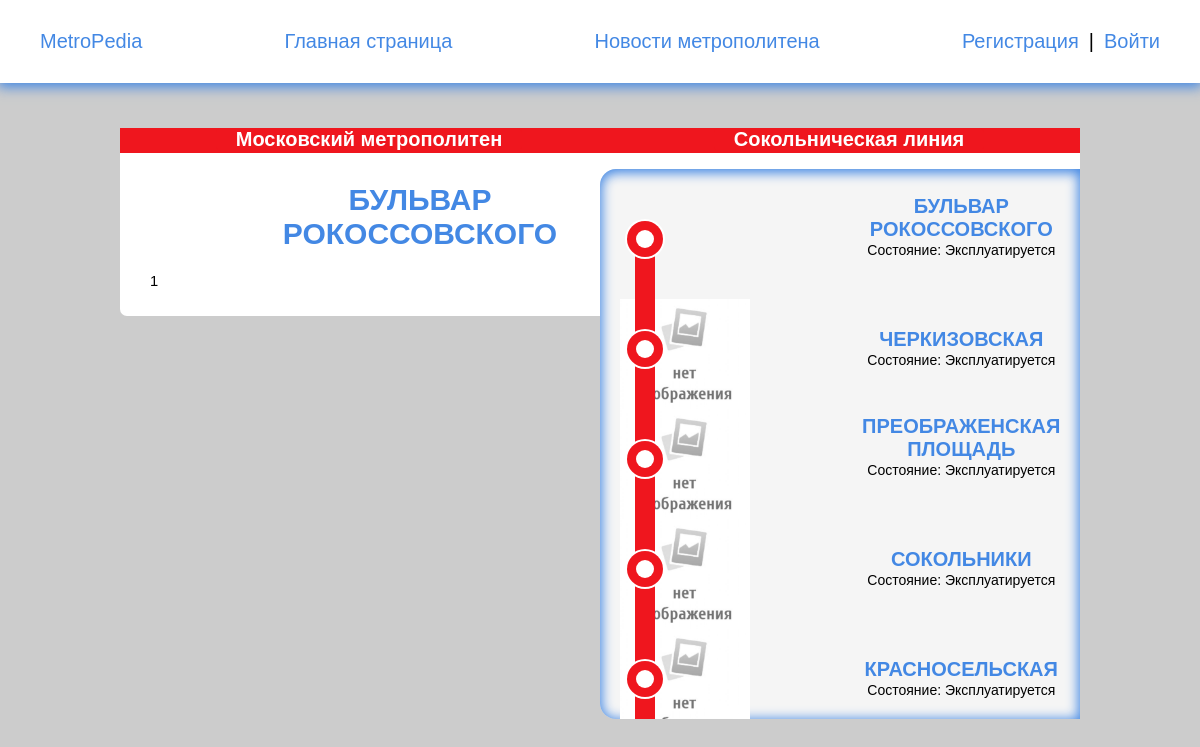
Screenshot of /wiki/station/Bulvar-rokossovskogo/ with the database file from the repository.
### metro_wiki/models.py (models this page shows, shortened)
class Station(models.Model):
    STATUS_TYPE = (
        ('Эксплуатируется', '🚇 Эксплуатируется'),
        ('Строится', '🛠️ Строится'),
        ('Проектируется', '✏ Проектируется'),
        ('Планируется', '📄 Планируется'),
        ('Закрыта', '🔒 Закрыта'),
    )
    PATH_TYPE = (
        ('Эксплуатируется', '🚇 Эксплуатируется'),
        ('Строится', '🛠️ Строится'),
        ('Ничего', 'Ничего'),
    )
    PATH_DIRECTION = (
        ('Основной путь', 'Основной путь'),
        ('Ответвление', 'Ответвление'),
        ('Начало ответвления', 'Начало ответвления'),
        ('Конец ответвления', 'Конец ответвления'),
    )
    title = models.CharField(max_length=100, blank=False, verbose_name='Название станций')
    slug = models.CharField(max_length=100, blank=False, unique=True, verbose_name='Ссылка')
    content = RichTextField(blank=True, null=True, verbose_name='Текст', config_name='extends')
    index = models.IntegerField(default=1, verbose_name='Номер станций (север-юг/восток-запад)')
    transfer = models.ManyToManyField('Station', blank=True, related_name='+', verbose_name='Пересадки')
    path_direction = models.CharField(max_length=200, choices=PATH_DIRECTION,
                                      default='Основной путь', verbose_name='Тип пути')
    prev_path = models.CharField(max_length=200, choices=PATH_TYPE,
                                 default='Эксплуатируется', verbose_name='Путь к предыдущей станций')
    status = models.CharField(max_length=200, choices=STATUS_TYPE, default='Эксплуатируется', verbose_name='Статус')
    next_path = models.CharField(max_length=200, choices=PATH_TYPE,
                                 default='Эксплуатируется', verbose_name='Путь к следующей станций')
    line = models.ForeignKey(Line, on_delete=models.PROTECT, verbose_name='Линия')
    image = models.ImageField(upload_to='images/%Y/%M/%D', blank=True, verbose_name='Картинка')
    def __str__(self):
        return f'{self.title} - {self.line.title}'
    def get_absolute_url(self):
        return reverse('station', kwargs={'station_slug': self.slug})
    class Meta:
        verbose_name = 'Станция'
        verbose_name_plural = 'Станций'
        ordering = ['index', 'title']

class Line(models.Model):
    title = models.CharField(max_length=100, blank=False, verbose_name='Название линий')
    slug = models.CharField(max_length=100, blank=False, unique=True, verbose_name='Ссылка')
    content = RichTextField(blank=True, null=True, verbose_name='Текст', config_name='extends')
    number = models.CharField(max_length=3, blank=True, verbose_name='Номер линий')
    color_text = ColorField(default='#FFFFFF', verbose_name='Цвет текста')
    color = ColorField(default='#EF161E', verbose_name='Цвет')
    city = models.ForeignKey(City, on_delete=models.PROTECT, verbose_name='Город')
    image = models.ImageField(upload_to='images/%Y/%M/%D', blank=True, verbose_name='Картинка')
    def get_absolute_url(self):
        return reverse('line', kwargs={'line_slug': self.slug})
    class Meta:
        verbose_name = 'Линия'
        verbose_name_plural = 'Линии'
        ordering = ['number', 'title']

class City(models.Model):
    title = models.CharField(max_length=100, blank=False, verbose_name='Название метрополитена')
    slug = models.CharField(max_length=100, blank=False, unique=True, verbose_name='Ссылка')
    image = models.ImageField(upload_to='images/%Y/%M/%D', blank=True, verbose_name='Картинка')
    content = RichTextField(blank=True, null=True, verbose_name='Текст', config_name='extends')
    def get_absolute_url(self):
        return reverse('city', kwargs={'city_slug': self.slug})
    class Meta:
        verbose_name = 'Город'
        verbose_name_plural = 'Города'
        ordering = ['title']

### metro_wiki/views.py (the view)
# urls.py: path('station/<slug:station_slug>/', ShowStation.as_view(), name='station'),
class ShowStation(DataMixin, DetailView):
    model = Station
    template_name = 'wiki/objects/station.html'
    slug_url_kwarg = 'station_slug'
    context_object_name = 'station'
    def get_context_data(self, *, object_list=None, **kwargs):
        context = super().get_context_data(**kwargs)
        context['station_list'] = Station.objects.all()
        context['depot'] = Depot.objects.all()
        if self.request.user.is_authenticated:
            context['post_user_count'] = Blog.objects.filter(owner=self.request.user).count
        c_def = self.get_user_context(title=context['station'])
        return dict(list(context.items()) + list(c_def.items()))

### main_page/utils.py (called while the page is built)
    @staticmethod
    def get_user_context(**kwargs):
        context = kwargs
        context['menu'] = menu
        context['submenu_editor'] = submenu_editor
        context['cats'] = cats
        return context

### metro_wiki/templates/wiki/objects/station.html (shortened to what this page needs)
{% extends 'main_page/base.html' %}
{% load static %}
{% block content %}
<main class="content">
    <section class="wrap_post">
        <div class="station_nav" style="background: {{ station.line.color }}">
            <a href="{{ station.line.city.get_absolute_url }}">
                <span class="hover_replace"
                      style="color: {{ station.line.color_text }}; background: {{ station.line.color }}; --hr:{{ station.line.color_text }}80;">{{ station.line.city.title }}</span>
            </a>
            <a href="{{ station.line.get_absolute_url }}">
                <span class="hover_replace"
                      style="color: {{ station.line.color_text }}; background: {{ station.line.color }}; --hr:{{ station.line.color_text }}80;">{{ station.line.title }}</span>
            </a>
        </div>
        <ul class="vertical_stations_list">
            {% for st in station_list %}
                {% if st.line == station.line %}
                <li class="element">
                        <a class="line_link_image" href="{{ st.get_absolute_url }}">
                            {% if st.path_direction == 'Основной путь' %}
                            <svg width="110" height="110" xmlns="http://www.w3.org/2000/svg">
                                <g>
                                    <rect x="-1" y="-1" width="36.37497" height="36.37497" id="canvas_background" fill="none"/>
                                    <g id="canvasGrid" display="none">
                                        <rect id="svg_3" width="100%" height="100%" x="0" y="0" stroke-width="0"
                                              fill="url(#gridpattern)"/>
                                    </g>
                                </g>
                                <g>
                                    {% if st.prev_path == 'Эксплуатируется' %}
                                    <rect id="svg_1" height="55" width="20" y="0" x="15" stroke-width="0" stroke="#000"
                                          fill="{{ st.line.color }}"/>
                                    {% elif st.prev_path == 'Строится' %}
                                    <rect id="svg_1" height="55" width="20" y="0" x="15" stroke-width="0" stroke="#000"
                                          fill="{{ st.line.color }}80"/>
                                    {% endif %}
                                    {% if st.next_path == 'Эксплуатируется' %}
                                    <rect id="svg_2" height="55" width="20" y="55" x="15" stroke-width="0" stroke="#000"
                                          fill="{{ st.line.color }}"/>
                                    {% elif st.next_path == 'Строится' %}
                                    <rect id="svg_2" height="55" width="20" y="55" x="15" stroke-width="0" stroke="#000"
                                          fill="{{ st.line.color }}80"/>
                                    {% endif %}
                                    <ellipse ry="20" rx="20" id="svg_3" cy="55" cx="25" stroke-width="0" stroke="#000"
                                             fill="#ffffff"/>
                                    {% if st.status == 'Эксплуатируется' %}
                                    <ellipse ry="18" rx="18" id="svg_5" cy="55" cx="25" stroke-width="0" stroke="#000"
                                             fill="{{ st.line.color }}"/>
                                    {% else %}
                                    <ellipse ry="18" rx="18" id="svg_5" cy="55" cx="25" stroke-width="0" stroke="#000"
                                             fill="{{ st.line.color }}80"/>
                                    {% endif %}
                                    <ellipse ry="9" rx="9" id="svg_6" cy="55" cx="25" stroke-width="0" stroke="#000"
                                             fill="#ffffff"/>
                                </g>
                            </svg>
                            {% endif %}
                            {% if st.image %}
                            <img class="station_img" src="{{ st.image.url }}" alt="{{ st.title }}">
                            {% else %}
                            <img class="station_img" src="{% static 'images/plug.jpg' %}" alt="post_image">
                            {% endif %}
                        </a>
                        <div class="vertical_stations_info_block">
                            <a class="line_link_text" style="margin: 0 auto;" href="{{ st.get_absolute_url }}">
                                <div class="station_text">
                                    <h2 class="list_title">{{ st.title | truncatechars:30 }}</h2>
                                    <p>Состояние: {{ st.status }}</p>
                                </div>
                            </a>
                            <ul class="trans_list">
                            </ul>
                        </div>
                    </li>
                {% endif %}
            {% endfor %}
        </ul>
        <div class="wrap_text">
            <h1>{{ station.title }}</h1>
            <p>{{ station.content | safe | linebreaksbr }}</p>
        </div>
    </section>
</main>
{% endblock %}

### main_page/static/style/style.css (style rules this page uses)
.main_sect, h2 { text-align: center; }
.content li { margin-bottom: 20px; font-size: 20px; }
.content a { color: #000; display: block; }
.element { display: flex; flex-direction: column; margin: 10px; }
.element a { height: 100%; position: relative; display: flex; flex-direction: column; justify-content: space-between; }
.element a h2 { margin: 0 20px; font-size: 19px; }
.element a p { margin: 0 20px; font-size: 18px; color: #000000; text-decoration: none; }
.station_img { object-fit: cover; width: 130px; height: 100%; }
.station_nav { height: 25px; margin-top: -4px; display: flex; justify-content: space-around; }
.station_nav a { margin-top: 10px; }
.station_nav a span { font-size: 20px; font-weight: bold; display: block; border-radius: 5px; padding: 0 20px; margin-top: -10px; }

### main_page/static/style/base.css (style rules this page uses)
*, *::before, *::after { box-sizing: border-box; }
body { margin: 0; padding: 0; font-family: Arial, Helvetica, sans-serif; background-color: #ccc; }
main { margin-top: 132px; }
ul { list-style: none; padding: 0; padding-bottom: 40px; }
a { text-decoration: none; }
h1 { text-align: center; }
h1, h2, h4 { color: #4388e4; text-transform: uppercase; }
p { line-height: 1.4; font-size: 0.92em; }

### main_page/static/style/wrap.css (style rules this page uses)
.wrap_post { max-width: 80%; margin: 0 auto; background-color: #fff; border-radius: 7px; }
.wrap_text { padding: 10px 30px; }
.wrap_text h1 { font-size: 30px; text-align: center; max-width: 80%; margin: 20px auto; }

### main_page/static/style/lists.css (style rules this page uses)
.vertical_stations_list { width: 50%; background-color: #F5F5F5; border-top-left-radius: 16px; border-bottom-left-radius: 16px; box-shadow: inset 0px 2px 12px 2px #4388e4; max-height: 550px; padding: 15px 0; float: right; display: flex; flex-direction: column; justify-content: flex-start; overflow-x: hidden; overflow-y: auto; align-items: flex-end; }
.vertical_stations_list .element { height: 110px; width: 100%; margin: 0; padding-left: 20px; flex-direction: row; }
.vertical_list .element a, .vertical_lines_cat_list a, .vertical_stations_list .element .vertical_stations_info_block .line_link_text, .vertical_station_cat_list a { flex-direction: row; }
.vertical_stations_list .vertical_stations_info_block .line_link_text { height: 70%; justify-content: flex-start; align-items: flex-end; }
.vertical_stations_list .line_link_image { height: 100%; display: block; }
.vertical_stations_info_block { width: 262px; display: flex; flex-direction: column; }
.trans_list { height: 30%; display: flex; justify-content: center; align-items: flex-end; flex-wrap: nowrap; align-content: center; padding: 0; }
.vertical_stations_list .element a .station_text h2 { margin: 0 auto; max-width: 250px; overflow: hidden; font-size: 20px; }
.vertical_stations_list .element a .station_text p { font-size: 14px; text-align: center; }

### rows the page displays
Station: line.city "Московский метрополитен", line "Сокольническая линия", title "БУЛЬВАР РОКОССОВСКОГО", status "Эксплуатируется", content "1"
Station: title "ЧЕРКИЗОВСКАЯ", status "Эксплуатируется"
Station: title "ПРЕОБРАЖЕНСКАЯ ПЛОЩАДЬ", status "Эксплуатируется"
Station: title "СОКОЛЬНИКИ", status "Эксплуатируется"
Station: title "КРАСНОСЕЛЬСКАЯ", status "Эксплуатируется"

### other values shown
{{ m.title }} "Главная страница" "Новости метрополитена"
